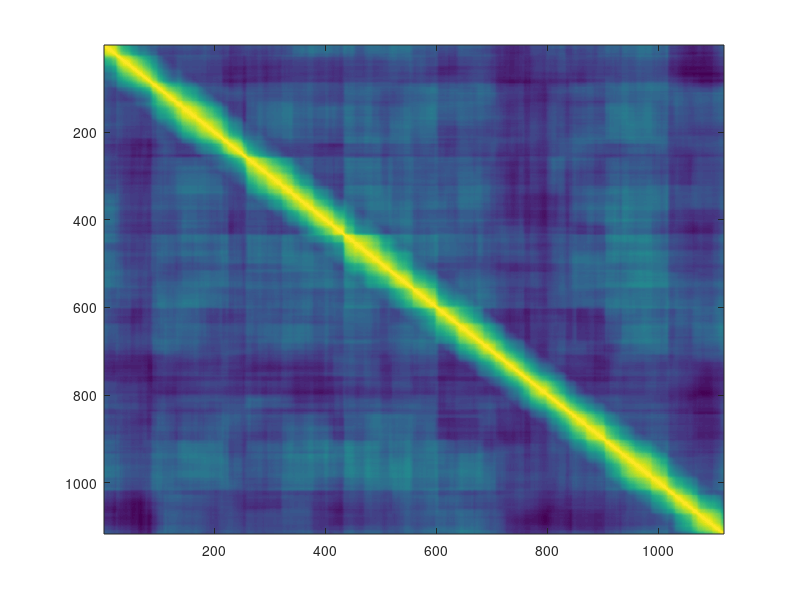

Reproduce this figure in MATLAB. (Note: this script raises an error after producing the figure.)
%% compute simulated Kong2021 FCDs
clear
close all
clc

load('Kong2021_fMRI.mat')

fc_len = round(60/0.72); % ~60 s
regions = 68;
ts_len = 1200;
Isubdiag = find(tril(ones(regions),-1));

edges = -1.0:0.02:1.0;

ts=TC';

fcs = zeros(length(Isubdiag), length(1:ts_len-fc_len));

for ii = 1:ts_len-fc_len
    tmp = corr(ts(ii:ii+fc_len-1,1:regions));
    fcs(:,ii) = tmp(Isubdiag);
end

fcd=corr(fcs);

IsubdiagFCD = find(tril(ones(length(fcd)),-1));
figure,imagesc(fcd)
figure;histogram(fcd(IsubdiagFCD),edges)
hist_fcd = histcounts(fcd(IsubdiagFCD),edges);
save('simfcd_Kong2021.mat','hist_fcd', 'edges', 'fcd')


%%
% compute fast simulated Kong2021 power spectra
clear
close all
clc

regions = 68;



res_pxx = zeros(257,1);
c = 0;

load('Kong2021_Syn.mat')

ts = Syn';

for ii = 1:regions
    [pxx, f]=pwelch(zscore(ts(:,ii)),256/2,[],256*2,100);
    res_pxx = res_pxx + pxx;
    c = c+1;
end


res_pxx = res_pxx ./ c;

save('simpsd_fast_Kong2021.mat','res_pxx','f')


%%
% compute simulated Kong2021 fmri PSD
clear
close all
clc


res_pxx = zeros(257,1);
c = 0;

load('Kong2021_fMRI.mat')

regions = 68;
ts = TC';

for ii = 1:regions
    [pxx, f]=pwelch(zscore(ts(:,ii)),256/2,[],256*2,1/0.72);
    res_pxx = res_pxx + pxx;
    c = c+1;
end


res_pxx = res_pxx ./ c;

save('simpsd_slow_Kong2021.mat','res_pxx','f')

%%
% compute simulated Hopf fmri power spectra
clear
close all
clc

regions = 360;
res_pxx = zeros(257,1);
c = 0;

load('Hopf_optworkpnt_sim_G0.22025_a-0.008.mat')

ts = xs;

for ii = 1:regions
    [pxx, f]=pwelch(zscore(ts(:,ii)),256/2,[],256*2,1);
    res_pxx = res_pxx + pxx;
    c = c+1;
end

res_pxx = res_pxx ./ c;

save('simpsd_slow_Deco2017.mat','res_pxx','f')

%% compute simulated Hopf FCD
clear
close all
clc

load('Hopf_optworkpnt_sim_G0.22025_a-0.008.mat')

fc_len = 60; % ~60 s
regions = 360;
ts_len = 1200;
Isubdiag = find(tril(ones(regions),-1));

edges = -1.0:0.02:1.0;

ts=squeeze(bold_data);
ts=ts(end-ts_len+1:end,:);

fcs = zeros(length(Isubdiag), length(1:ts_len-fc_len));

for ii = 1:ts_len-fc_len
    tmp = corr(ts(ii:ii+fc_len-1,1:regions));
    fcs(:,ii) = tmp(Isubdiag);
end

fcd=corr(fcs);

IsubdiagFCD = find(tril(ones(length(fcd)),-1));
hist_fcd = histcounts(fcd(IsubdiagFCD),edges);
save('simfcd_Deco2017.mat','hist_fcd', 'edges', 'fcd')
